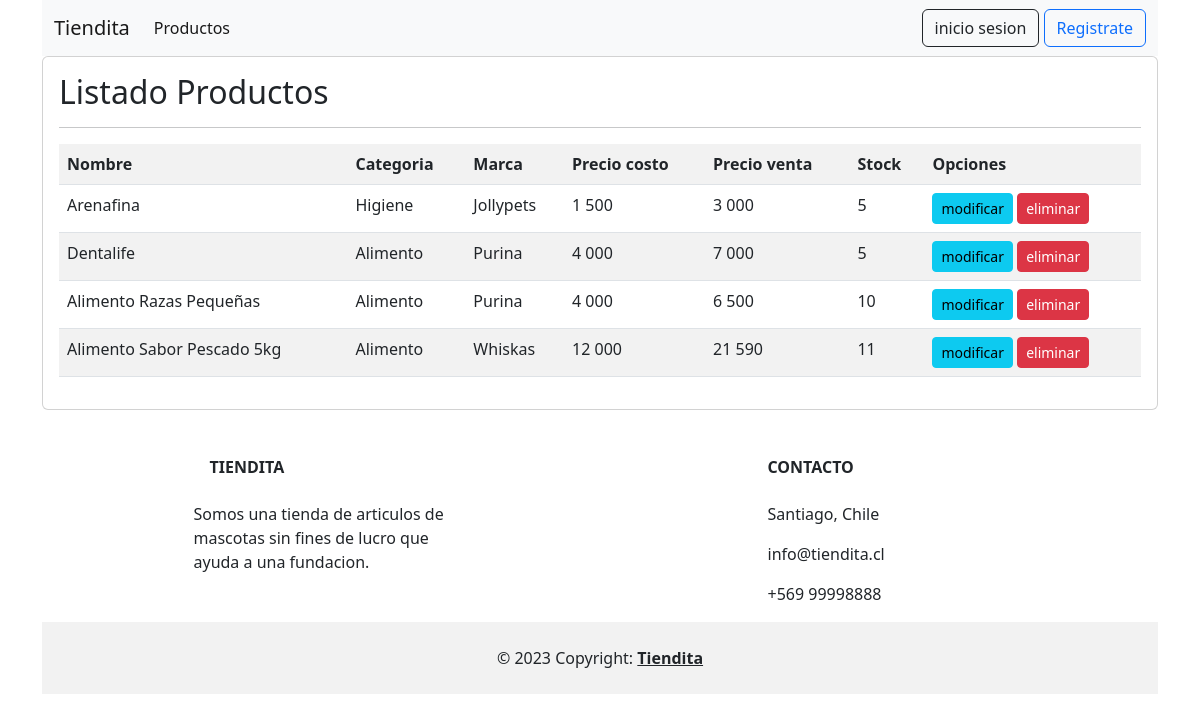
/listar_productos, run on an earlier commit of the app's database.
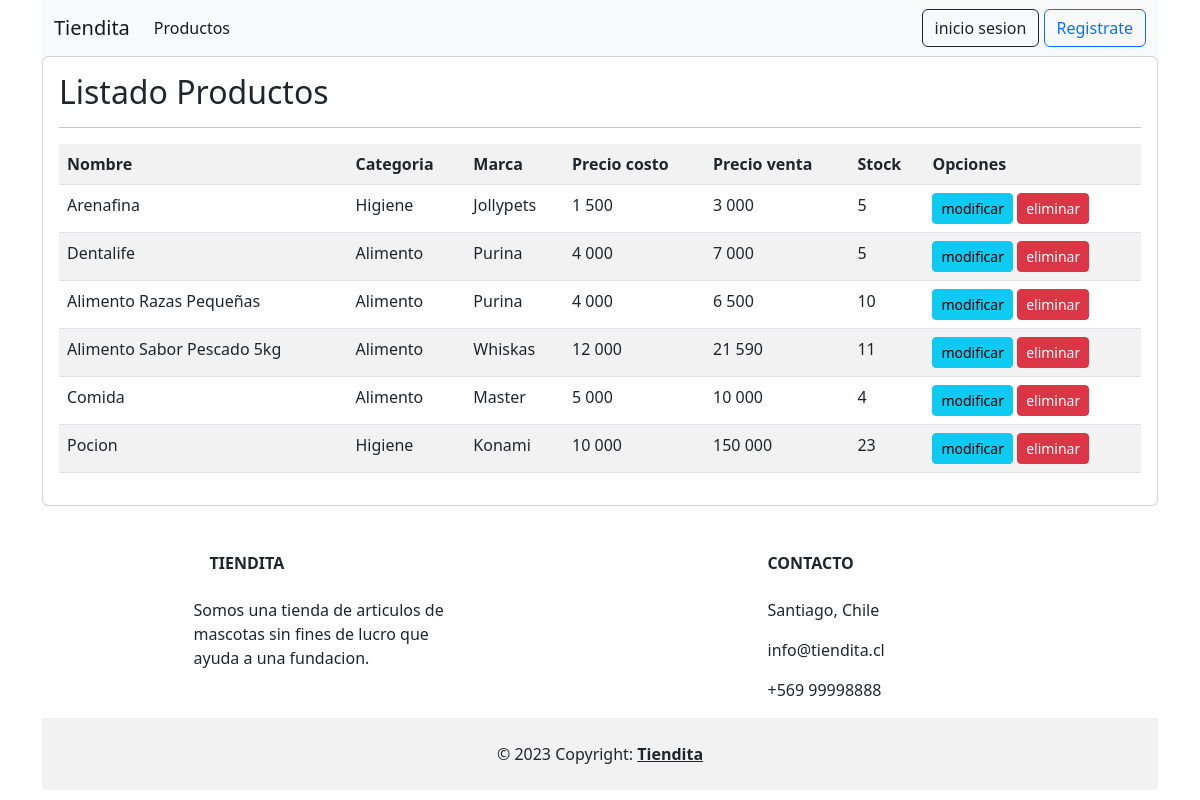
And on a later commit of the database.
### tienda/models.py (models this page shows, shortened)
class Producto(models.Model):
    nombre = models.CharField(max_length=100)
    categoría = models.ForeignKey(Categoria, on_delete=models.PROTECT)
    marca = models.ForeignKey(Marca, on_delete=models.PROTECT)
    descripción = models.TextField()
    precioCosto = models.IntegerField()
    precioVenta = models.IntegerField()
    stock = models.IntegerField()
    imagen = models.ImageField(upload_to="productos", null=True)

class Categoria(models.Model):
    nombre = models.CharField(max_length=50)
    activo = models.BooleanField(default=True)
    def __str__(self):
        return self.nombre

class Marca(models.Model):
    nombre = models.CharField(max_length=50)
    activo = models.BooleanField(default=True)
    def __str__(self):
        return self.nombre

### tienda/views.py (the view)
# urls.py: path('listar_productos', listar_productos, name="listar_productos"),
def listar_productos(request):
    productos = Producto.objects.all()
    data = {
            'productos': productos
    }
    return render(request, 'administracion/listar_productos.html', data)

### tienda/templates/administracion/listar_productos.html
{% extends 'base.html' %}
{% block contenido %}
{% load humanize %}
<div class="card">
    <div class="card-body">
        <h2>Listado Productos</h2>
        <hr>
        <table class="table table-striped table-hover table-responsive-sm">
            <tr>
                <th>Nombre</th>
                <th>Categoria</th>
                <th>Marca</th>
                <th>Precio costo</th>
                <th>Precio venta</th>
                <th>Stock</th>
                <th>Opciones</th>
            </tr>
            {% for p in productos %}
            <tr>
                <td>{{ p.nombre | title }}</td>
                <td>{{ p.categoría | title }}</td>
                <td>{{ p.marca | title }}</td>
                <td>{{ p.precioCosto | intcomma }}</td>
                <td>{{ p.precioVenta | intcomma }}</td>
                <td>{{ p.stock | intcomma }}</td>
                <td>
                    <a href="{% url 'editar_productos' p.id %}" class="btn btn-info btn-sm">modificar</a>
                    <a href="{% url 'eliminar_productos' p.id %}" class="btn btn-danger btn-sm">eliminar</a>
                </td>
            </tr>
            {% endfor %}
        </table>
    </div>
</div>
{% endblock %}

What changed in the data, as far as the page shows it:
added Producto: nombre "Comida", categoría "Alimento", marca "Master", precioCosto "5 000", precioVenta "10 000", stock "4"
added Producto: nombre "Pocion", categoría "Higiene", marca "Konami", precioCosto "10 000", precioVenta "150 000", stock "23"
